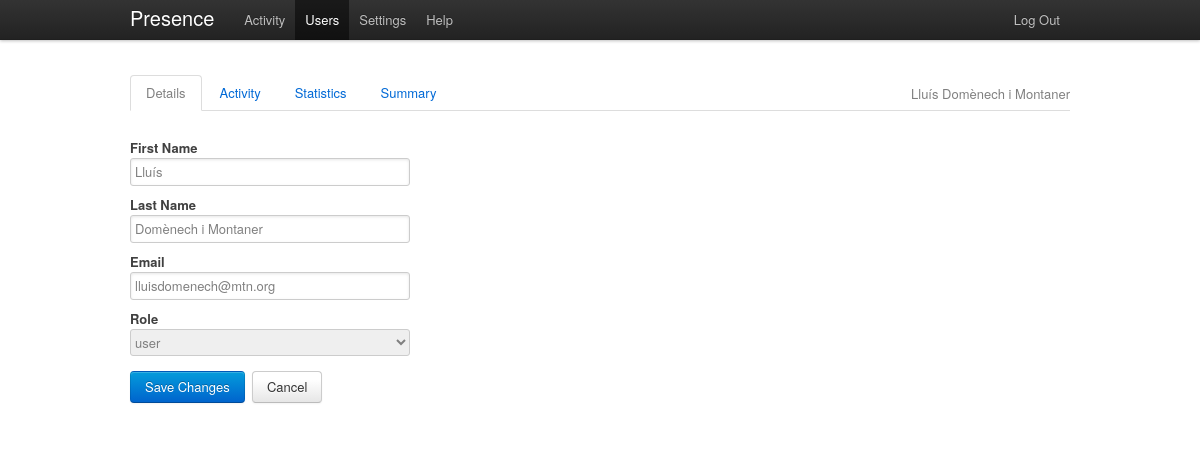
/admin/user_details/8 (signed in), run on an earlier commit of the app's database.
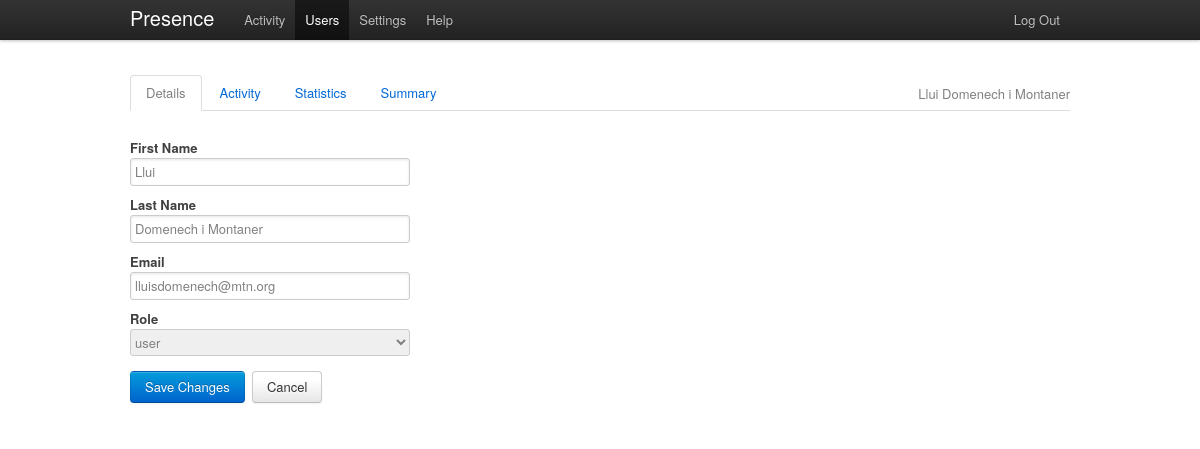
And on a later commit of the database.
### tables this page shows
CREATE TABLE IF NOT EXISTS `presence_users` (
  `id` int(11) NOT NULL AUTO_INCREMENT,
  `email` varchar(150) NOT NULL,
  `password` varchar(50) NOT NULL,
  `role` varchar(20) NOT NULL,
  `firstname` varchar(200) NOT NULL,
  `lastname` varchar(300) NOT NULL,
  PRIMARY KEY (`id`)
);

### public/index.php (called while the page is built, shortened)
<?php
require_once (ROOT . '/config/config.php');
global $config;
$dependencies = new DependencyContainer($config);
$url = isset($_GET['url']) ? $_GET['url'] : null;
$role = isset($_SESSION['role']) ? $_SESSION['role'] : null;
if ($url == null && $role == null) {
    $controller = "AuthController";
    $action = "asklogin";
    $url_params = array();
} else if ($url == null && isset($role)) {
    $controller = ucfirst($role) . 'Controller';
    $action = 'activity';
    $url_params = array();
} else {
    $url_params = explode('/', $url);
    $controller = ucfirst(array_shift($url_params));
    $action = $url_params[0] == null ? 'activity' : array_shift($url_params);
}
$extra_params = $_POST;
new $controller($dependencies, $action, array_merge($url_params, $extra_params));

### config/config.php (called while the page is built)
<?php
unset($config);
$config['wwwroot'] = 'http://127.0.0.1:8888/presence-manager';
$config['api_root'] = 'http://localhost/presence-manager/api';
$config['api_key'] = 'd2104a400c7f629a197f33bb33fe80c0';
$config['debug'] = 1;
$config['dbhost'] = 'localhost';
$config['dbname'] = 'presence';
$config['dbuser'] = 'root';
$config['dbpassword'] = '';

### app/model.class.php (called while the page is built, shortened)
<?php
class Model{
    public function __construct($dependencies){
        $this->_db = $dependencies->get_db();
    }
}

### lib/DependencyContainer.php (called while the page is built)
<?php
class DependencyContainer {
    private $_instances = array();
    private $_params = array();
    public function __construct($params) {
        $this->_params = $params;
    }
    public function get_db() {
        if (empty($this->_instances['db']) ||
                !is_a($this->_instances, 'PDO')) {
            $this->_instances['db'] = new PDO(
                            "mysql:host=" . $this->_params['dbhost'] . ";
                 dbname=" . $this->_params['dbname'],
                            $this->_params['dbuser'],
                            $this->_params['dbpassword']
            );
        }
        return $this->_instances['db'];
    }
}

### app/models/UserModel.php (called while the page is built, shortened)
<?php
class UserModel extends Model {
    public function __construct($dependencies) {
        $this->_table = 'presence_users';
    }
    public function get_user_data($userid) {
        $sql = "SELECT id, email, firstname, lastname, role
                FROM " . $this->_table . "
                WHERE `id` = ?";
        $st = $this->_db->prepare($sql);
        $st->execute(array($userid));
        return $st->fetch(PDO::FETCH_ASSOC);
    }
}

### app/controllers/AdminController.php (called while the page is built, shortened)
<?php
class AdminController extends Controller {
    private $_user_model;
    public function __construct($dependencies, $action, $params) {
        global $config;
        $this->_dependencies = $dependencies;
        $this->_user_model = new UserModel($this->_dependencies);
        if ($this->check_role('admin') && method_exists($this, $action)) {
            $this->$action($params);
        } else {
			Helper::redirect($config['wwwroot'] . '/error/notfound');
        }
    }
    public function user_details($params) {
        $this->_view = new AdminUserDetailsView($this->_user_model->get_user_data($params[0]));
    }
}

### app/views/AdminUserDetailsView.php (the view, shortened to what the changed rows need)
<?php
class AdminUserDetailsView extends View{
	private $_user;
    private $_alert;
    public function __construct($user, $alert = null) {
        $this->_user = $user;
        $this->_alert = $alert;
    }
	public function content(){
		global $config;
		$selected_user = $this->_user['role'] == 'user' ? 'SELECTED' : '';
		$selected_admin = $this->_user['role'] == 'admin' ? 'SELECTED' : '';
		return '
        '.$this->_alert.'
        <ul class="tabs">
            <li class="active"><a href="'.$config['wwwroot'].'/admin/user_details/'.$this->_user['id'].'">Details</a></li>
            <li><a href="'.$config['wwwroot'].'/admin/user_activity/'.$this->_user['id'].'">Activity</a></li>
            <li><a href="#">Statistics</a></li>
            <li><a href="#">Summary</a></li>
            <li class="id-tab">'.$this->_user['firstname'].' '.$this->_user['lastname'].'</li>
        </ul>
		<section id="details">
			<form class="form-stacked left-form" method="post" action="'.$config['wwwroot'].'/admin/update_user/'.$this->_user['id'].'">
				<fieldset>
					<div class="clearfix">
						<label for="firstname">First Name</label>
						<div class="input">
						<input class="xlarge" id="xlInput" name="firstname" size="30" type="text" value="'.$this->_user['firstname'].'" />
						</div>
					</div>
					<div class="clearfix">
						<label for="lastname">Last Name</label>
						<div class="input">
						<input class="xlarge" id="xlInput" name="lastname" size="30" type="text" value="'.$this->_user['lastname'].'"/>
						</div>
					</div>
					<div class="clearfix">
						<label for="email">Email</label>
						<div class="input">
						<input class="xlarge" id="xlInput" name="email" size="30" type="text" value="'.$this->_user['email'].'"/>
						</div>
					</div>
					<div class="clearfix">
						<label for="role">Role</label>
						<div class="input">
						<select name="role" class="span5" id="stackedSelect">
							<option '.$selected_user.'>user</option>
							<option '.$selected_admin.'>admin</option>
						</select>
					</div>
					</div>
					<div class="custom-actions">
                        <input type="submit" class="btn primary" value="Save Changes">&nbsp;
                        <button type="reset" class="btn">Cancel</button>
                    </div>
				</fieldset>
			</form>
		<section>
		';
	}
}

What changed in the data, as far as the page shows it:
changed presence_users "lluisdomenech@mtn.org": firstname "Lluís" → "Llui"; lastname "Domènech i Montaner" → "Domenech i Montaner"
